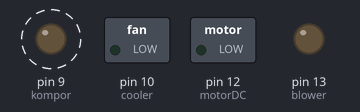
A sketch run on a simulated Arduino Uno, built with avr-gcc and run on an emulated ATmega328P. On the bench: switched loads named in the sketch (green lamp = pin HIGH), output pins drawn as LEDs (lit = HIGH). Dashed ring = blinking.

Above: at 0.2 s.
Timing chart, 0 to 3.0 s (numbered marks = the images above):
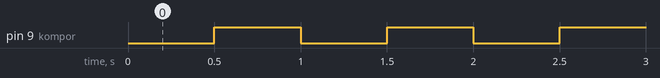

The sketch:

Pengujian_Hardware.ino
```cpp
int kompor =9,motorDC=12,blower=13,cooler=10;

void setup() {
  // put your setup code here, to run once:
  pinMode(kompor, OUTPUT);
  pinMode(motorDC,OUTPUT);
  pinMode(blower,OUTPUT);
  pinMode(cooler,OUTPUT);

}

void loop() {
  // put your main code here, to run repeatedly:
  /*digitalWrite(cooler,LOW);
  delay(500); //Frekuensi Switch Relay elektromekanik 0,5 Hz Maka Periode Swicth untuk 1 gelombang 2 detik atau 2000 ms
               // Tetapi karena sistem membutuhkan 1000ms atau 1 detik maka akan ada delay pensaklaran
  digitalWrite(cooler,HIGH);
  delay(500);*/
  digitalWrite(kompor,LOW);
  delay(500); //Frekuensi Switch SSR 5 Hz Maka Periode Swicth untuk 1 gelombang 0,2 detik atau 200 ms
  digitalWrite(kompor,HIGH);
  delay(500);
}
```

Measured:
- by itself, pin 9 (kompor): alternates HIGH for 0.50 s and LOW for 0.50 s
